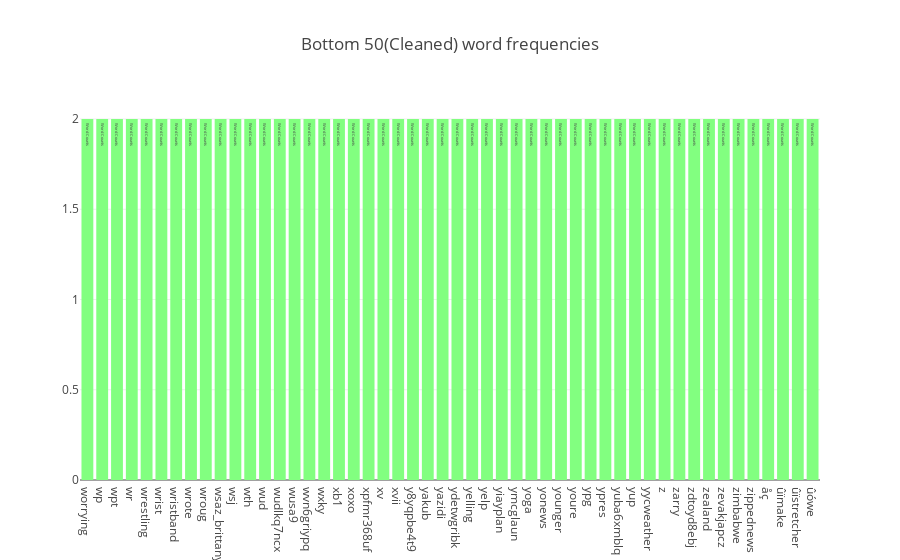

Notebook cell for this chart:
### Code cell
data = [go.Bar(
    x = x[-50:],
    y = y[-50:],
    marker = dict(colorscale='Jet', color = y[-50:]),
    text = 'Word Counts'
)]

layout = go.Layout(
    title = "Bottom 50(Cleaned) word frequencies"
)

fig = go.Figure(data=data, layout=layout)

py.iplot(fig, filename='basic-bar')

### Figure 1 — Plotly figure (JSON) as saved in the notebook; plotly's stock layout.template omitted (floating-point values rounded to 4 significant figures)
{"data": [{"marker": {"color": [2, 2, 2, 2, 2, 2, 2, 2, 2, 2, 2, 2, 2, 2, 2, 2, 2, 2, 2, 2, 2, 2, 2, 2, 2, 2, 2, 2, 2, 2, 2, 2, 2, 2, 2, 2, 2, 2, 2, 2, 2, 2, 2, 2, 2, 2, 2, 2, 2, 2], "colorscale": "Jet"}, "text": "Word Counts", "type": "bar", "uid": "1277de0b-f0a0-4a0b-90ac-8cbca579f4f8", "x": ["worrying", "wp", "wpt", "wr", "wrestling", "wrist", "wristband", "wrote", "wroug", "wsaz_brittany", "wsj", "wth", "wud", "wudlkq7ncx", "wusa9", "wvn6griypq", "wxky", "xb1", "xoxo", "xpfmr368uf", "xv", "xvii", "y8yqpbe4t9", "yakub", "yazidi", "ydetwgribk", "yelling", "yelp", "yiayplan", "ymcglaun", "yoga", "yonews", "younger", "youre", "ypg", "ypres", "yuba6xmblq", "yup", "yycweather", "z", "zarry", "zdtoyd8ebj", "zealand", "zevakjapcz", "zimbabwe", "zippednews", "åç", "ûïmake", "ûïstretcher", "ûówe"], "y": [2, 2, 2, 2, 2, 2, 2, 2, 2, 2, 2, 2, 2, 2, 2, 2, 2, 2, 2, 2, 2, 2, 2, 2, 2, 2, 2, 2, 2, 2, 2, 2, 2, 2, 2, 2, 2, 2, 2, 2, 2, 2, 2, 2, 2, 2, 2, 2, 2, 2]}], "layout": {"title": {"text": "Bottom 50(Cleaned) word frequencies"}}}
